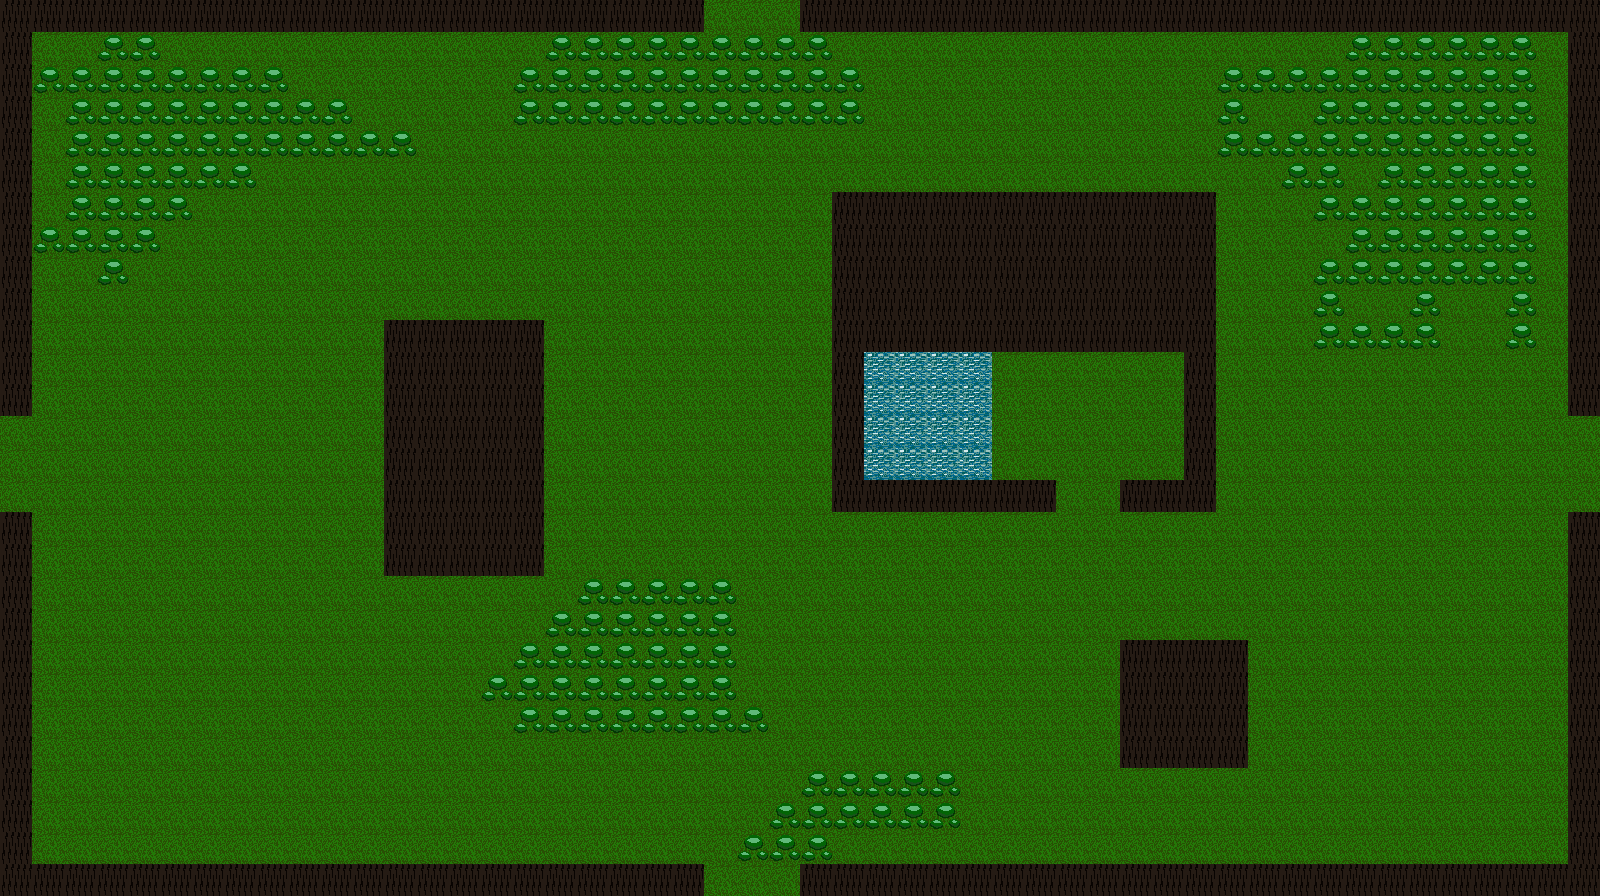

Tiled map render using the project's own tile images. Description and the map definition, with tile-layer contents summarised, below:
An orthogonal 50x28 tile map with 32x32 px tiles, 3 tile layers (grass, collision, bubbles) and 11 objects.

<map version="1.0" orientation="orthogonal" renderorder="right-down" width="50" height="28" tilewidth="32" tileheight="32">
 <properties>
  <property name="northDoorHeight" value="" />
  <property name="northDoorX" value="" />
  <property name="northDoorY" value="" />
  <property name="northDoorwidth" value="" />
  <property name="spawnPointX" value="250" />
  <property name="spawnPointY" value="250" />
 </properties>
 <tileset firstgid="1" name="tileset CRAPPY AS FUCK 2" tilewidth="32" tileheight="32" spacing="2">
  <image source="tilesettest2.png" width="66" height="66" />
 </tileset>
 <layer name="grass" width="50" height="28" opacity="0.96">
  <data>[1400 cells, 1399 non-empty, 2 distinct tile ids]</data>
 </layer>
 <layer name="collision" width="50" height="28">
  <data>[1400 cells, 288 non-empty, 2 distinct tile ids]</data>
 </layer>
 <layer name="bubbles" width="50" height="28">
  <data>[1400 cells, 193 non-empty, 1 distinct tile ids]</data>
 </layer>
 <objectgroup name="collisionObjects">
  <object x="0" y="0" width="1600" height="32" />
  <object x="0" y="0" width="32" height="896" />
  <object x="1568" y="0" width="32" height="896" />
  <object x="0" y="864" width="1600" height="32" />
  <object x="384" y="320" width="160" height="256" />
  <object x="832" y="192" width="384" height="160" />
  <object x="832" y="320" width="32" height="192" />
  <object x="1184" y="320" width="32" height="192" />
  <object x="832" y="480" width="224" height="32" />
  <object x="1120" y="480" width="96" height="32" />
  <object x="1120" y="640" width="128" height="128" />
 </objectgroup>
</map>
